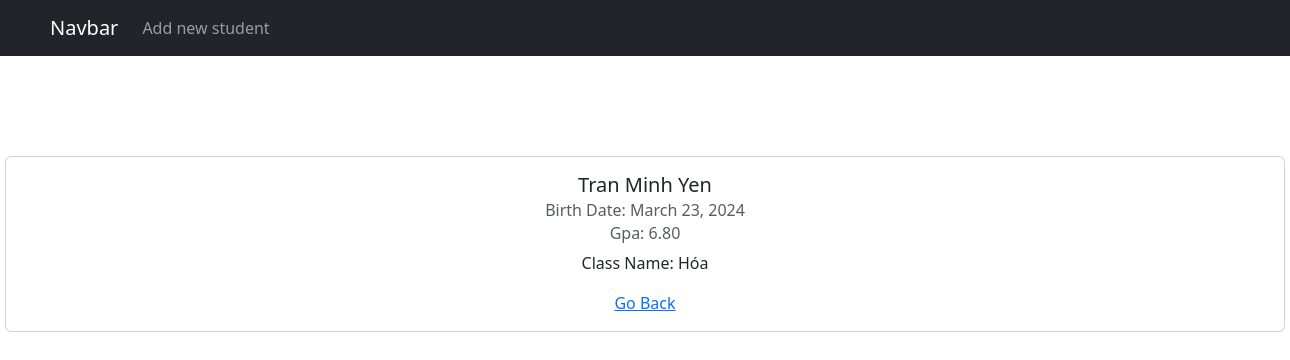
The app's page /student/8 with its own data.
### students/models.py (models this page shows, shortened)
class Student(models.Model):
    full_name = models.CharField(max_length=100)
    birth_date = models.DateField()
    class_name = models.CharField(max_length=50)
    average_score = models.DecimalField(max_digits=5, decimal_places=2)

### students/views.py (the view)
# urls.py: path('student/<str:pk>', views.student_detail, name='student_detail'),
def student_detail(request, pk):
    student = Student.objects.get(id=pk)
    return render(request, 'students/student_detail.html', {'student': student})

### students/templates/students/student_detail.html
{% extends 'base.html' %}
{% load static %}
{% block content %}
<div s class="card" style="width: 80rem;text-align: center;margin: 100px auto;">
    <div class="card-body">
      <h5 class="card-title">{{student.full_name}}</h5>
      <h6 class="card-subtitle mb-2 text-muted">Birth Date: {{student.birth_date}}</h6>
      <h6 class="card-subtitle mb-2 text-muted">Gpa: {{student.average_score}}</h6>
      <p class="card-text">Class Name: {{student.class_name}}</p>
      <a href="{{request.META.HTTP_REFERER}}" class="card-link">Go Back</a>
    </div>
  </div>
{% endblock %}

### records on screen
Student: full_name "Tran Minh Yen", birth_date "March 23, 2024", average_score "6.80", class_name "Hóa"
